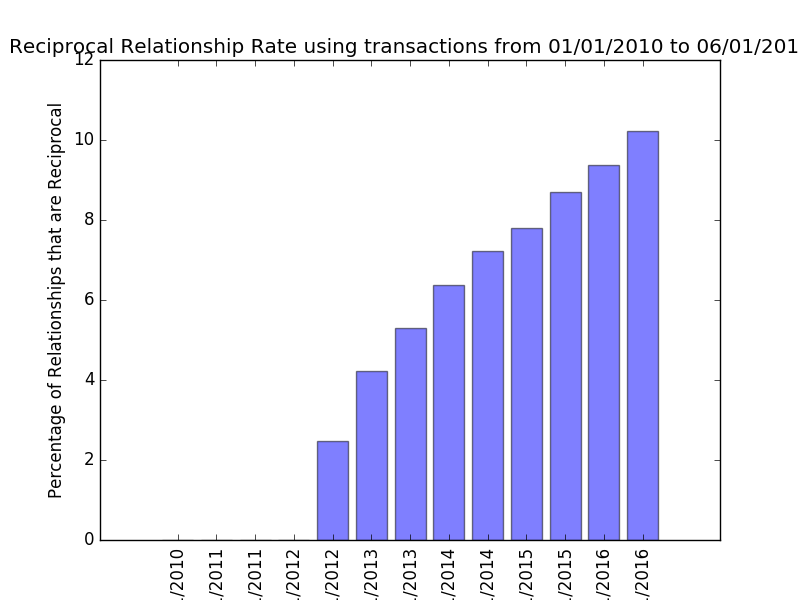

The Python source for this figure:
from pyspark import SparkContext
from pyspark import SQLContext
from pyspark.sql.functions import countDistinct, col, lit, min, concat
import numpy as np
import pandas as pd
import matplotlib
matplotlib.use('Agg')
import matplotlib.pyplot as plt
import datetime
from dateutil.relativedelta import relativedelta

if __name__ == '__main__':
	sc = SparkContext()
	sqlContext = SQLContext(sc)
	df = sqlContext.read.format("com.databricks.spark.csv").options(header='true', inferschema='true').load('VenmoDir/venmoSample.csv')
	df2 = df.select([df.user1.cast("string"), df.user2.cast("string"), df["datetime"]])
	df.unpersist()
	#combine users to get transaction
	df_u1u2 = df2.withColumn("u1u2", concat(col("user1"), lit("_") , col("user2")))
	df_u2u1 = df2.withColumn("u1u2", concat(col("user2"), lit("_"), col("user1")))               

	#Get first date the transaction occurred on (really only useful for second part with bucketing, otherwise just used to make transactions unique)
	df_u1u2_uniq = df_u1u2.select(["u1u2", "datetime"]).groupBy("u1u2").agg(min("datetime")).alias('datetime1')
	df_u2u1_uniq = df_u2u1.select(["u1u2", "datetime"]).groupBy("u1u2").agg(min("datetime")).alias('datetime2')

	df_joined = df_u1u2_uniq.join(df_u2u1_uniq, ["u1u2"])
	df_allrels = df_u1u2_uniq.unionAll(df_u2u1_uniq)
	recip_relations = df_joined.count()/2
	total_relations = df_allrels.select(["u1u2"]).distinct().count()/2
	prop_recip = recip_relations/total_relations
	
	with open("Exercise1_3.txt", "w") as output:
		output.write("The overall proportion of reciprocal relationships is " + str(round(prop_recip * 100,2)) + "%")


	#####Plotting this rate over time############
	strtDate = datetime.datetime(2010,1,1,0,0,0)
	endDate = datetime.datetime(2016,6,1,0,0,0) #Means last bucket is only 5 months
	
	#Get all bucket end dates
	alldates = [strtDate + relativedelta(months=6 * i) for i in range(1,13)]
	alldates.append(endDate) #Because according to the question, last bucket is 5 months.

	listdicts = []
	for bucketend in alldates:
	    df_u1u2_filt = df_u1u2.filter((col("datetime") > strtDate) & (col("datetime") < bucketend))
	    df_u2u1_filt = df_u2u1.filter((col("datetime") > strtDate) & (col("datetime") < bucketend))
	    df_u1u2_uniq = df_u1u2_filt.select(["u1u2", "datetime"]).groupBy("u1u2").agg(min("datetime")).alias('datetime1')
	    df_u2u1_uniq = df_u2u1_filt.select(["u1u2", "datetime"]).groupBy("u1u2").agg(min("datetime")).alias('datetime2')
	    df_joined = df_u1u2_uniq.join(df_u2u1_uniq, ["u1u2"])
	    df_allrels = df_u1u2_uniq.unionAll(df_u2u1_uniq)
	    recip_relations = df_joined.count()/2
	    total_relations = df_allrels.select(["u1u2"]).distinct().count()/2
		# df_u1u2_filt.unpersist()
		# df_u2u1_filt.unpersist()
		# df_u1u2_uniq.unpersist()
		# df_u2u1_uniq.unpersist()
	    if total_relations > 0:
		    prop_recip = 100 * recip_relations/total_relations
	    else:
		    prop_recip = 0
	    bucket_dict = {"End_Date":bucketend.strftime("%m/%d/%Y"), "Recip_Prop": prop_recip}
	    listdicts.append(bucket_dict)

	#Create pandas df for plotting
	pd_df = pd.DataFrame(listdicts)
	plt.gcf().clear()
	positions = np.arange(len(pd_df.End_Date))
	plt.bar(positions, pd_df.Recip_Prop, align='center', alpha=0.5)
	plt.xticks(positions, pd_df.End_Date, rotation='vertical')
	#plt.bar(pd_df.End_Date,pd_df.Recip_Prop)
	plt.xlabel("End-Date of Bucket")
	plt.ylabel("Percentage of Relationships that are Reciprocal")
	plt.title("Reciprocal Relationship Rate using transactions from 01/01/2010 to 06/01/2016")
	plt.subplots_adjust(bottom=0.5)
	plt.savefig('Exercise1_3.png')
	



